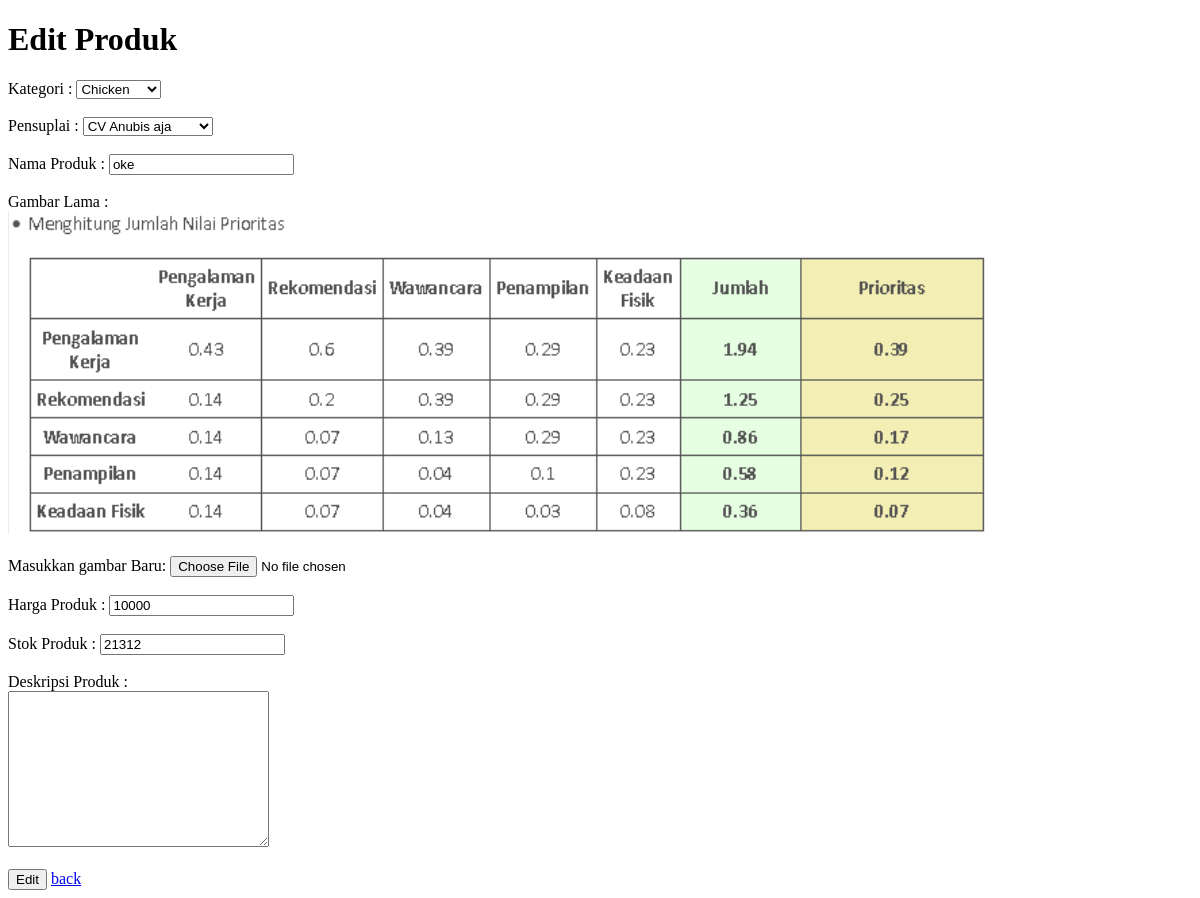
/coba/admin/produk/edit.php?id=51, run on an earlier commit of the app's database.
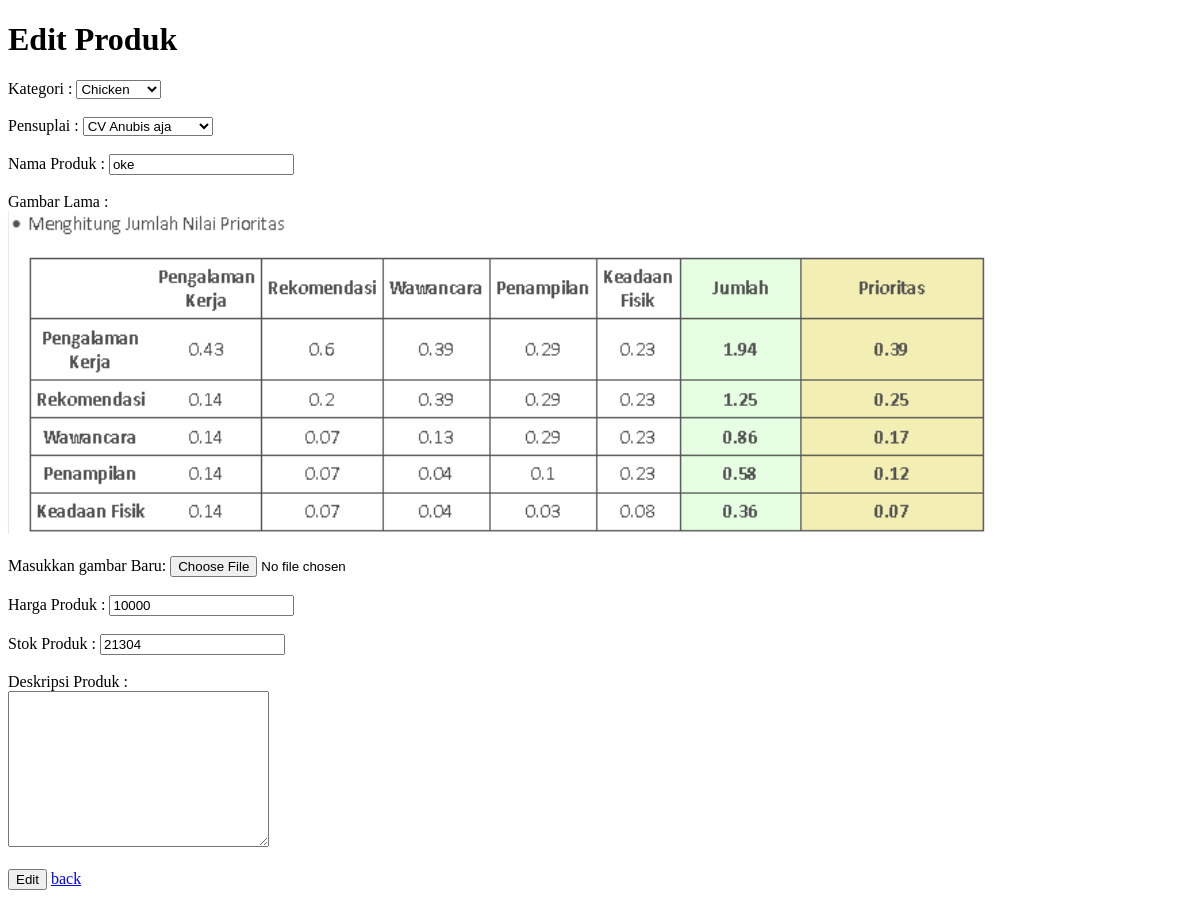
And on a later commit of the database.
### tables this page shows
CREATE TABLE `products` (
  `kodeProduk` int(11) NOT NULL,
  `kodeKategori` int(11) NOT NULL,
  `kodeSuplaier` int(11) DEFAULT NULL,
  `namaProduk` varchar(100) NOT NULL,
  `gambarProduk` varchar(255) NOT NULL,
  `hargaProduk` int(11) NOT NULL,
  `stokProduk` int(11) NOT NULL,
  `deskripsiProduk` varchar(255) DEFAULT NULL
);

### coba/function.php (called while the page is built, shortened)
<?php
function connect($servername,$database,$username,$password){
    $conn = new PDO("mysql:host=$servername;dbname=$database", $username, $password);
    return $conn;
}
$conn=connect("localhost","store","root","");
function selectData($query){
    global $conn;
    $stmt = $conn->prepare($query);
    $stmt->execute();
    $data = $stmt->fetchAll(PDO::FETCH_ASSOC);
    return $data;
}
?>

### coba/admin/produk/edit.php (the view, shortened to what this page needs)
<?php
require "../../function.php";
$data=selectData("SELECT * FROM products WHERE kodeProduk=$_GET[id]");
$suplai=selectData("SELECT * FROM suplaier");
$kategori=selectData("SELECT * FROM categories");
?>
<!DOCTYPE html>
<html lang="en">
<head>
</head>
<body>
<h1>Edit Produk</h1>
    <form action="" method="post" enctype="multipart/form-data">
        <label for="kategori">Kategori : </label>
        <select name="kategori" id="kategori">
            <?php foreach($kategori as $ch){
                if($ch["kodeKategori"]==$data[0]["kodeKategori"]){?>
                    <option value="<?= $ch["kodeKategori"] ?>"><?= $ch["namaKategori"] ?></option>
                <?php }}?>
        </select>
        <br><br>
        <label for="suplai">Pensuplai : </label>
        <select name="suplai" id="suplai">
            <?php foreach($suplai as $ch){
                if($ch["kodeSuplaier"]==$data[0]["kodeSuplaier"]){?>
                    <option value="<?= $ch["kodeSuplaier"] ?>"><?= $ch["namaSuplaier"] ?></option>
                <?php }}?>
        </select>
        <br><br>
        <label for="namaProduk">Nama Produk : </label>
        <input type="text" name="namaProduk" id="namaProduk" value="<?= $data[0]["namaProduk"] ?>">
        <br><br>
        <label>Gambar Lama : </label><br>
        <img src="../../img/<?= $data[0]['gambarProduk'] ?>">
        <br><br>
        <label for="gambar">Masukkan gambar Baru: </label>
        <input type="file" name="gambar" id="gambar">
        <br><br>
        <label for="harga">Harga Produk : </label>
        <input type="text" name="harga" id="harga" value="<?= $data[0]["hargaProduk"] ?>">
        <br><br>
        <label for="stok">Stok Produk : </label>
        <input type="text" name="stok" id="stok" value="<?= $data[0]["stokProduk"] ?>">
        <br><br>
        <label for="deskripsi">Deskripsi Produk : </label>
        <br>
        <textarea name="deskripsi" id="deskripsi" cols="30" rows="10"><?= $data[0]["deskripsiProduk"] ?></textarea>
        <br><br>
        <input type="submit" value="Edit" name="edit">
        <a href="index.php">back</a>
    </form>
</body>
</html>

What changed in the data, as far as the page shows it:
changed products "oke": stok "21312" → "21304"
